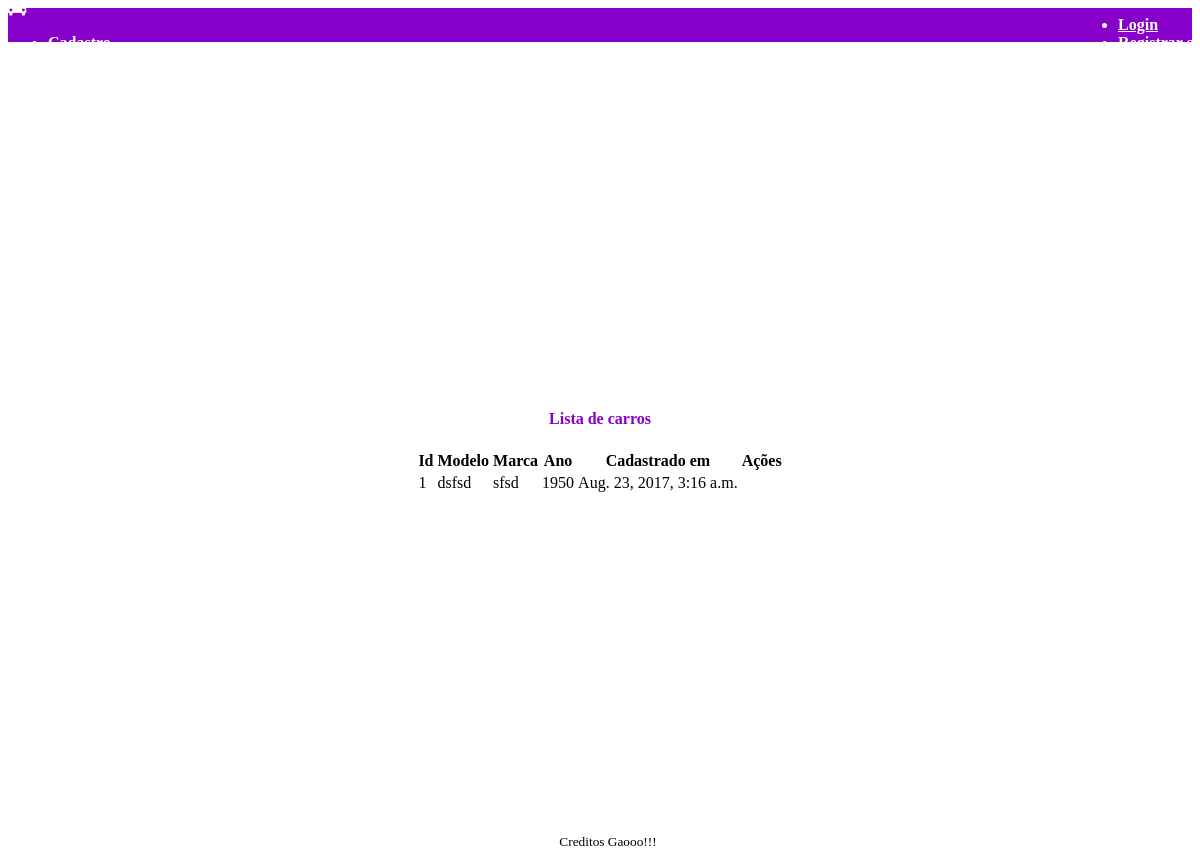
Page /listar_carros on the earlier database version.
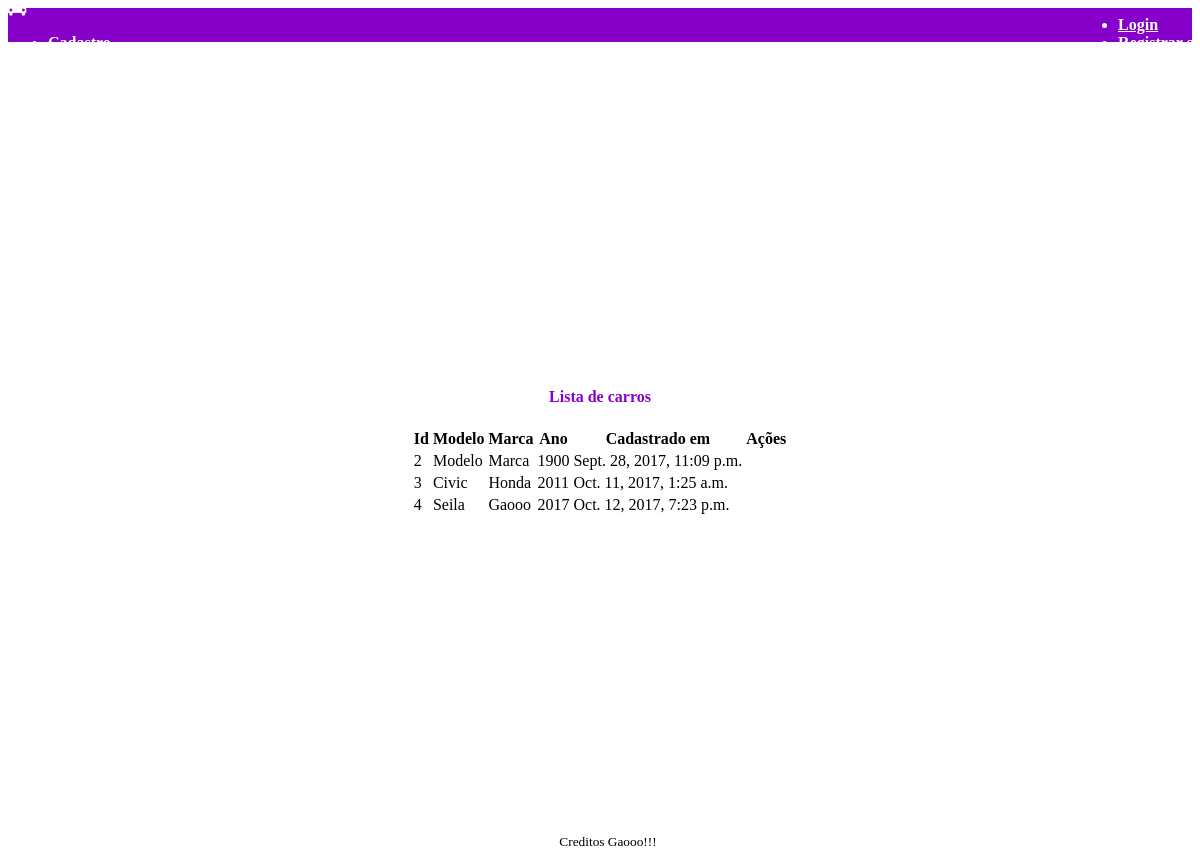
Same page on the later database version.
### carro/models.py (models this page shows, shortened)
class Carro(models.Model):
    modelo = models.CharField(max_length=200, null=False)
    marca = models.CharField(max_length=200, null=False)
    ano = models.PositiveIntegerField(validators=[MinValueValidator(1900)], null=False)
    created_date = models.DateTimeField(auto_now_add=True)

### carro/views.py (the view)
# urls.py: url(r'^listar_carros', listar_carro, name='carro_list'),
def listar_carro(request, template_name="carro_list.html"):
    carro = Carro.objects.all()
    is_authenticated = request.user.is_authenticated()
    print(request.user.is_authenticated())
    return render(request, template_name, {'lista': carro, 'is_authenticated': is_authenticated})

### carro/templates/carro_list.html (shortened to what this page needs)
{% extends 'layout.html' %}
{% block content %}
    <h4 class="sp__purple">Lista de carros</h4>
    <table class="pure-table pure-table-striped">
        {% include 'table_header.html' %}
        <tbody>
        {% for carro in lista %}
            <tr>
                <td>{{ carro.pk }}</td>
                <td>{{ carro.modelo }}</td>
                <td>{{ carro.marca }}</td>
                <td>{{ carro.ano }}</td>
                <td>{{ carro.created_date }}</td>
                <td>
                </td>
            </tr>
        {% endfor %}
        </tbody>
    </table>
{% endblock content %}

### carro/templates/layout.html (shortened to what this page needs)
<!DOCTYPE html>
<html lang="en">
<head>
    <link rel="stylesheet" href="https://cdnjs.cloudflare.com/ajax/libs/font-awesome/4.7.0/css/font-awesome.min.css">
    <link rel="stylesheet" href="https://unpkg.com/purecss@1.0.0/build/pure-min.css">
    <link rel="stylesheet" href="/static/style.css">
</head>
<body>
<header>
    <div class="header-nav ">
        <div class="header-left">
            <div class="pure-menu pure-menu-horizontal">
                <a href="/" class="pure-menu-heading pure-menu-link"><i class="fa fa-car" aria-hidden="true"></i></a>
                <ul class="pure-menu-list">
                    <li class="pure-menu-item">
                        <a href="{% url 'cadastrar_carro' %}" class="pure-menu-link">Cadastro</a>
                    </li>
                    <li class="pure-menu-item">
                        <a href="{% url 'carro_list' %}" class="pure-menu-link">Lista</a>
                    </li>
                </ul>
            </div>
        </div>
        <div class="header-right">
            <div class="pure-menu pure-menu-horizontal">
                <ul class="pure-menu-list">
                    {% if user.is_authenticated %}
                        <li class="pure-menu-item">
                            <a href="/" class="pure-menu-heading pure-menu-link">Welcome, {{ user.username }}.</a>
                        </li>
                        <li class="pure-menu-item">
                            <a href="{% url 'logout' %}" class="pure-menu-link">Logout</a>
                        </li>
                    {% else %}
                        <li class="pure-menu-item">
                            <a href="{% url 'login' %}" class="pure-menu-link">Login</a>
                        </li>
                        <li class="pure-menu-item">
                            <a href="{% url 'cadastrar_usuario' %}" class="pure-menu-link">Registrar se</a>
                        </li>
                    {% endif %}
                </ul>
            </div>
        </div>
    </div>
</header>
<div class="container">
    {% block content %}
    {% endblock content %}
</div>
<footer>
    <small>Creditos Gaooo!!!</small>
</footer>
</body>
</html>

### carro/templates/table_header.html
<thead>
<tr>
    <th>Id</th>
    <th>Modelo</th>
    <th>Marca</th>
    <th>Ano</th>
    <th>Cadastrado em</th>
    <th>Ações</th>
</tr>
</thead>

### carro/static/style.css (style rules this page uses)
.container { display: flex; flex-direction: column; align-items: center; justify-content: center; height: 100vh; }
footer { position: fixed; bottom: 0; width: 100%; text-align: center; }
.header-left { position: fixed; top: 0; color: white; }
.header-right { position: fixed; top: 0; right: 0; color: white; }
.pure-menu-link { color: white; font-weight: bold; }
.sp__purple { color: #8600c9 }
.header-nav { width: 100%; height: 34px; background: #8600c9; }

Differences in the rows shown:
removed Carro: pk "1", modelo "dsfsd", marca "sfsd", ano "1950", created_date "Aug. 23, 2017, 3:16 a.m."
added Carro: pk "2", modelo "Modelo", marca "Marca", ano "1900", created_date "Sept. 28, 2017, 11:09 p.m."
added Carro: pk "3", modelo "Civic", marca "Honda", ano "2011", created_date "Oct. 11, 2017, 1:25 a.m."
added Carro: pk "4", modelo "Seila", marca "Gaooo", ano "2017", created_date "Oct. 12, 2017, 7:23 p.m."
